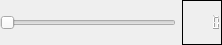
<?xml version="1.0" encoding="UTF-8"?>
<ui version="4.0">
 <class>LCDSlider</class>
 <widget class="QWidget" name="LCDSlider">
  <property name="geometry">
   <rect>
    <x>0</x>
    <y>0</y>
    <width>222</width>
    <height>45</height>
   </rect>
  </property>
  <property name="windowTitle">
   <string>Form</string>
  </property>
  <layout class="QHBoxLayout" name="horizontalLayout">
   <property name="leftMargin">
    <number>0</number>
   </property>
   <property name="topMargin">
    <number>0</number>
   </property>
   <property name="rightMargin">
    <number>0</number>
   </property>
   <property name="bottomMargin">
    <number>0</number>
   </property>
   <item>
    <widget class="QSlider" name="horizontalSlider">
     <property name="orientation">
      <enum>Qt::Horizontal</enum>
     </property>
    </widget>
   </item>
   <item>
    <widget class="QLCDNumber" name="lcdNumber">
     <property name="minimumSize">
      <size>
       <width>0</width>
       <height>0</height>
      </size>
     </property>
     <property name="maximumSize">
      <size>
       <width>40</width>
       <height>16777215</height>
      </size>
     </property>
     <property name="frameShadow">
      <enum>QFrame::Plain</enum>
     </property>
     <property name="lineWidth">
      <number>1</number>
     </property>
     <property name="mode">
      <enum>QLCDNumber::Dec</enum>
     </property>
     <property name="segmentStyle">
      <enum>QLCDNumber::Filled</enum>
     </property>
    </widget>
   </item>
  </layout>
 </widget>
 <resources/>
 <connections/>
</ui>
